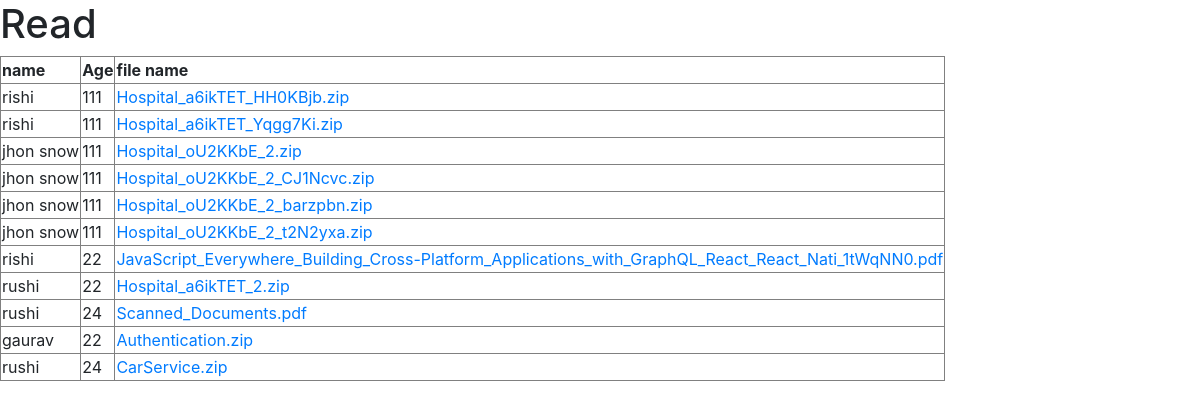
The app's page /read/ with its own data.
### app/models.py (models this page shows)
class company(models.Model):
    name = models.CharField(max_length=20)
    age = models.IntegerField()
    files = models.FileField()

### app/views.py (the view)
# urls.py: path('read/',views.read),
def read(request):
    read = company.objects.all()
    return render(request,"read.html",{"read":read})

### templates/read.html (shortened to what this page needs)
<!doctype html>
<html lang="en">
  <head>
    <link rel="stylesheet" href="https://stackpath.bootstrapcdn.com/bootstrap/4.5.2/css/bootstrap.min.css">
  </head>
  <body>
    <h1>Read</h1>
    <table border="">
        <tr>
                <th>name</th>
                <th>Age</th>
                <th>file name</th>
        </tr>
        {%for i in read%}
        <tr>
            <td>{{i.name}}</td>
            <td>{{i.age}}</td>
            <td> <a href="{{i.files.url}}">{{i.files}}</td>
        </tr>
    {%endfor%}
    </table>
  </body>
</html>

### records on screen
company: name "rishi", age "111", files "Hospital_a6ikTET_HH0KBjb.zip"
company: name "rishi", age "111", files "Hospital_a6ikTET_Yqgg7Ki.zip"
company: name "jhon snow", age "111", files "Hospital_oU2KKbE_2.zip"
company: name "jhon snow", age "111", files "Hospital_oU2KKbE_2_CJ1Ncvc.zip"
company: name "jhon snow", age "111", files "Hospital_oU2KKbE_2_barzpbn.zip"
company: name "jhon snow", age "111", files "Hospital_oU2KKbE_2_t2N2yxa.zip"
company: name "rishi", age "22", files "JavaScript_Everywhere_Building_Cross-Platform_Applications_with_GraphQL_React_React_Nati_1tWqNN0.pdf"
company: name "rushi", age "22", files "Hospital_a6ikTET_2.zip"
company: name "rushi", age "24", files "Scanned_Documents.pdf"
company: name "gaurav", age "22", files "Authentication.zip"
company: name "rushi", age "24", files "CarService.zip"
